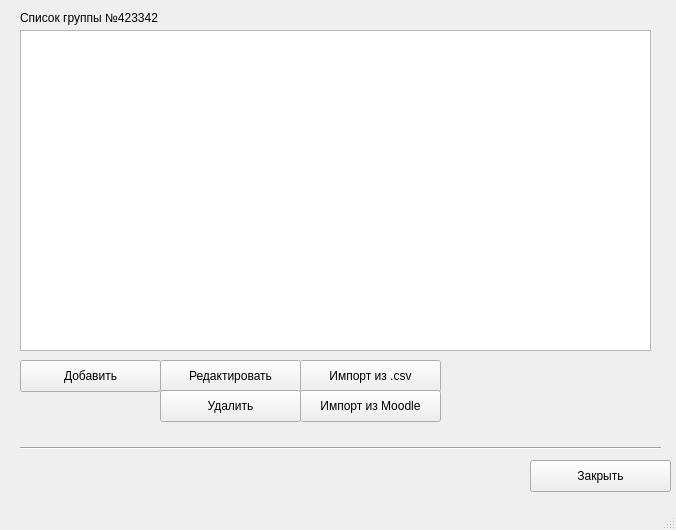
<?xml version="1.0" encoding="UTF-8"?>
<ui version="4.0">
 <class>MainWindow</class>
 <widget class="QMainWindow" name="MainWindow">
  <property name="geometry">
   <rect>
    <x>0</x>
    <y>0</y>
    <width>676</width>
    <height>530</height>
   </rect>
  </property>
  <property name="windowTitle">
   <string>Список группы</string>
  </property>
  <widget class="QWidget" name="centralwidget">
   <widget class="QLabel" name="label">
    <property name="geometry">
     <rect>
      <x>20</x>
      <y>10</y>
      <width>241</width>
      <height>16</height>
     </rect>
    </property>
    <property name="text">
     <string>Список группы №423342</string>
    </property>
   </widget>
   <widget class="QPushButton" name="pushButton">
    <property name="geometry">
     <rect>
      <x>160</x>
      <y>360</y>
      <width>141</width>
      <height>32</height>
     </rect>
    </property>
    <property name="text">
     <string>Редактировать</string>
    </property>
   </widget>
   <widget class="QPushButton" name="pushButton_2">
    <property name="geometry">
     <rect>
      <x>530</x>
      <y>460</y>
      <width>141</width>
      <height>32</height>
     </rect>
    </property>
    <property name="text">
     <string>Закрыть</string>
    </property>
   </widget>
   <widget class="QPushButton" name="pushButton_3">
    <property name="geometry">
     <rect>
      <x>20</x>
      <y>360</y>
      <width>141</width>
      <height>32</height>
     </rect>
    </property>
    <property name="text">
     <string>Добавить</string>
    </property>
   </widget>
   <widget class="Line" name="line">
    <property name="geometry">
     <rect>
      <x>20</x>
      <y>440</y>
      <width>641</width>
      <height>16</height>
     </rect>
    </property>
    <property name="orientation">
     <enum>Qt::Horizontal</enum>
    </property>
   </widget>
   <widget class="QPushButton" name="pushButton_4">
    <property name="geometry">
     <rect>
      <x>300</x>
      <y>360</y>
      <width>141</width>
      <height>32</height>
     </rect>
    </property>
    <property name="text">
     <string>Импорт из .csv</string>
    </property>
   </widget>
   <widget class="QPushButton" name="pushButton_5">
    <property name="geometry">
     <rect>
      <x>300</x>
      <y>390</y>
      <width>141</width>
      <height>32</height>
     </rect>
    </property>
    <property name="text">
     <string>Импорт из Moodle</string>
    </property>
   </widget>
   <widget class="QTableWidget" name="tableWidget">
    <property name="geometry">
     <rect>
      <x>20</x>
      <y>30</y>
      <width>631</width>
      <height>321</height>
     </rect>
    </property>
   </widget>
   <widget class="QPushButton" name="pushButton_6">
    <property name="geometry">
     <rect>
      <x>160</x>
      <y>390</y>
      <width>141</width>
      <height>32</height>
     </rect>
    </property>
    <property name="text">
     <string>Удалить</string>
    </property>
   </widget>
  </widget>
  <widget class="QStatusBar" name="statusbar"/>
 </widget>
 <resources/>
 <connections/>
</ui>
